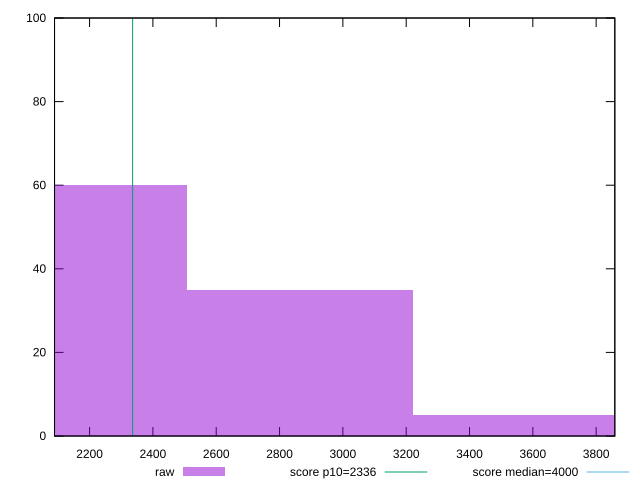

Write the gnuplot code that produced this figure.
reset

$raw <<EOF
3580.605610696564 5
2148.3633664179383 60
2864.484488557251 35
EOF

set key outside below
set boxwidth 716.1211221393128
set xrange [2089.3424999999997:3858.9609999999993]
set yrange [0:100]
set trange [0:100]
set style fill transparent solid 0.5 noborder

set parametric
set terminal svg size 640, 490 enhanced background rgb 'white'
set output "report_00015_2021-02-09T16-11-33.973Z/first-meaningful-paint/samples/pages+cached/raw/histogram.svg"

plot $raw title "raw" with boxes, \
     2336,t title "score p10=2336", \
     4000,t title "score median=4000"

reset
